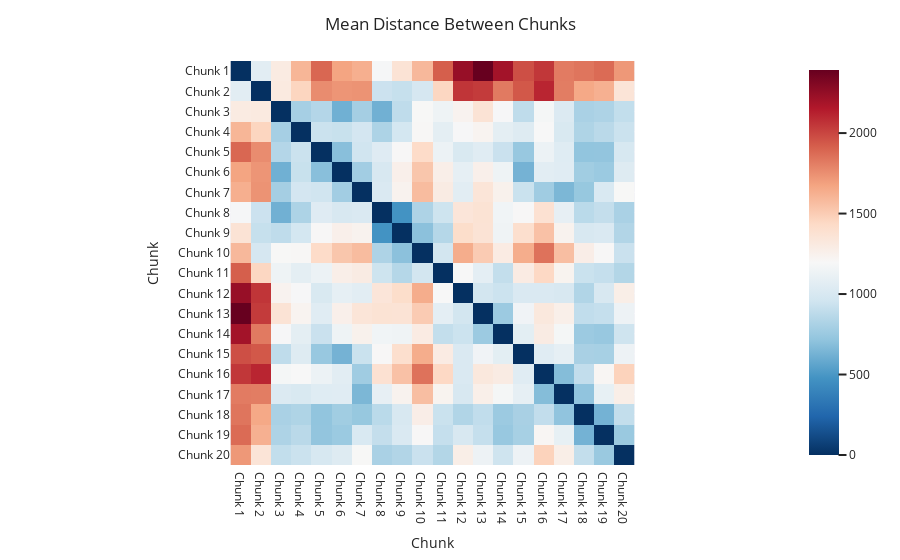

Here is the notebook cell this chart was saved with:
### Code cell
# Check that the number of distances matches the number of pairs of chunks
num_chunks = int(np.ceil(len(df) / chunk_size))
num_pairs = num_chunks * (num_chunks - 1) // 2
if len(distances) != num_pairs:
    raise ValueError(f"Expected {num_pairs} distances but got {len(distances)}")

# Reshape the distances list into a 2D array for plotting
dist_matrix = np.zeros((num_chunks, num_chunks))
idx = 0
for i in range(num_chunks):
    for j in range(i+1, num_chunks):
        dist_matrix[i, j] = distances[idx]
        dist_matrix[j, i] = distances[idx]
        idx += 1
fig = px.imshow(dist_matrix,
                x=[f"Chunk {i}" for i in range(1, num_chunks+1)],
                y=[f"Chunk {i}" for i in range(1, num_chunks+1)],
                color_continuous_scale='RdBu_r')
fig.update_layout(title='Mean Distance Between Chunks',
                  xaxis_title='Chunk',
                  yaxis_title='Chunk',
                  template="seaborn")
fig.write_image(f"Distance_Matrix_PC_chunkcs_{folder}.png", scale=2)
fig.show()

### Figure 1 — Plotly figure (JSON) as saved in the notebook; plotly's stock layout.template omitted (floating-point values rounded to 4 significant figures; data arrays with more than 128 entries replaced by an {"elided": "..."} marker saying what was removed)
{"data": [{"coloraxis": "coloraxis", "name": "0", "x": ["Chunk 1", "Chunk 2", "Chunk 3", "Chunk 4", "Chunk 5", "Chunk 6", "Chunk 7", "Chunk 8", "Chunk 9", "Chunk 10", "Chunk 11", "Chunk 12", "Chunk 13", "Chunk 14", "Chunk 15", "Chunk 16", "Chunk 17", "Chunk 18", "Chunk 19", "Chunk 20"], "y": ["Chunk 1", "Chunk 2", "Chunk 3", "Chunk 4", "Chunk 5", "Chunk 6", "Chunk 7", "Chunk 8", "Chunk 9", "Chunk 10", "Chunk 11", "Chunk 12", "Chunk 13", "Chunk 14", "Chunk 15", "Chunk 16", "Chunk 17", "Chunk 18", "Chunk 19", "Chunk 20"], "z": {"elided": "20x20 float values"}, "type": "heatmap", "xaxis": "x", "yaxis": "y", "hovertemplate": "x: %{x}<br>y: %{y}<br>color: %{z}<extra></extra>"}], "layout": {"xaxis": {"anchor": "y", "domain": [0.0, 1.0], "scaleanchor": "y", "constrain": "domain", "title": {"text": "Chunk"}}, "yaxis": {"anchor": "x", "domain": [0.0, 1.0], "autorange": "reversed", "constrain": "domain", "title": {"text": "Chunk"}}, "coloraxis": {"colorscale": [[0.0, "rgb(5,48,97)"], [0.1, "rgb(33,102,172)"], [0.2, "rgb(67,147,195)"], [0.3, "rgb(146,197,222)"], [0.4, "rgb(209,229,240)"], [0.5, "rgb(247,247,247)"], [0.6, "rgb(253,219,199)"], [0.7, "rgb(244,165,130)"], [0.8, "rgb(214,96,77)"], [0.9, "rgb(178,24,43)"], [1.0, "rgb(103,0,31)"]]}, "margin": {"t": 60}, "title": {"text": "Mean Distance Between Chunks"}}}
